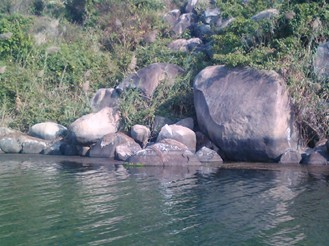
#> input picture Picture1.jpg, 329 x 246 px
$ python _code.py
#> lines starting #> are read from the running program, lines starting #| are printed output that depends on the picture
import cv2
import numpy as np
import matplotlib.pyplot as pl

def draw_hist(image):

    hist, bins = np.histogram(image.flatten(), 256, [0,256])

    cdf = hist.cumsum()
    cdf_normalized = cdf * hist.max() / cdf.max()

    cdf_m = np.ma.masked_equal(cdf, 0)
    cdf_m = (cdf_m - cdf_m.min()) * 255 / (cdf_m.max() - cdf_m.min())
    cdf = np.ma.filled(cdf_m, 0).astype('uint8')

    img_equal = cdf[image]

    pl.figure(figsize=(11, 6))
    pl.subplot(1, 3, 1)
    pl.hist(image.flatten(), 256, [0,256], color='r')
    pl.xlim([0, 256])
    pl.title('Histogram')
    pl.subplot(1, 3, 2)
    pl.hist(img_equal.flatten(), 256, [0,256], color='g')
    pl.xlim([0, 256])
    pl.title('Equal histogram')
    pl.show()

image_path = input("Path to the grayscale image: ")
#> the answer given: Picture1.jpg
test_image = cv2.imread(image_path, cv2.IMREAD_GRAYSCALE)
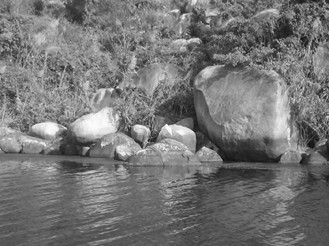
#> test_image: shape (246, 329); min 7, max 255, mean 117.3

draw_hist(test_image)
#> in draw_hist, `hist, bins = np.histogram(image.flatten(), 256, [0,256])`: hist = 256 values, max 885 at index 107, min 0 at index 0, mean 316.1; bins = 257 values from 0 to 256
#> in draw_hist, `cdf = hist.cumsum()`: cdf = 256 values from 0 to 80934
#> in draw_hist, `cdf_normalized = cdf * hist.max() / cdf.max()`: cdf_normalized = 256 values from 0 to 885
#> in draw_hist, `cdf = np.ma.filled(cdf_m, 0).astype('uint8')`: cdf = 256 values from 0 to 255
#> in draw_hist, `img_equal = cdf[image]`:
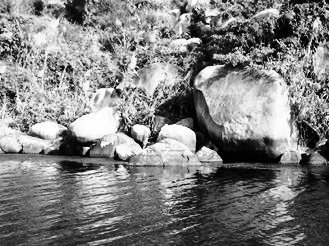
#> img_equal: shape (246, 329); min 0, max 255, mean 128
#> in draw_hist, `pl.show()`:
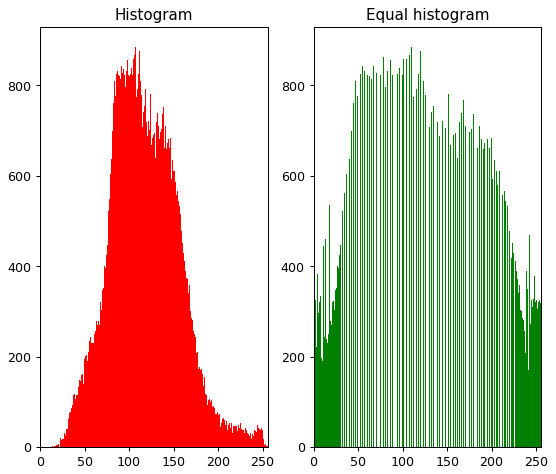
#> figure drawn by matplotlib, 2 panels; panel 1: tallest bar 885 high, from x = 107 to 108; panel 2: tallest bar 885 high, from x = 110 to 111

$ run again, on Picture2.png
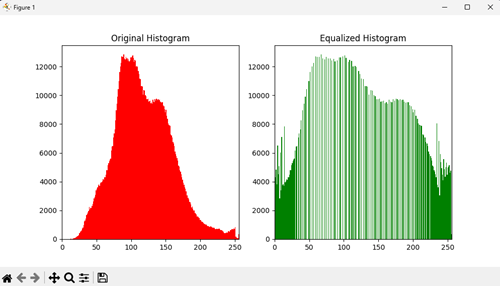
#> input picture Picture2.png, 500 x 286 px
#> `test_image = cv2.imread(image_path, cv2.IMREAD_GRAYSCALE)`:
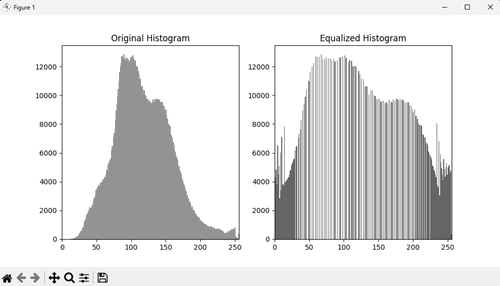
#> test_image: shape (286, 500); min 0, max 255, mean 226.5
#> hist = 256 values, max 83855 at index 255, min 0 at index 9, mean 558.6; bins = 257 values from 0 to 256
#> in draw_hist, `cdf = hist.cumsum()`: cdf = 256 values from 55 to 143000
#> cdf_normalized = 256 values from 32.25 to 83855
#> in draw_hist, `cdf = np.ma.filled(cdf_m, 0).astype('uint8')`: cdf = 256 values from 0 to 255
#> in draw_hist, `pl.show()`:
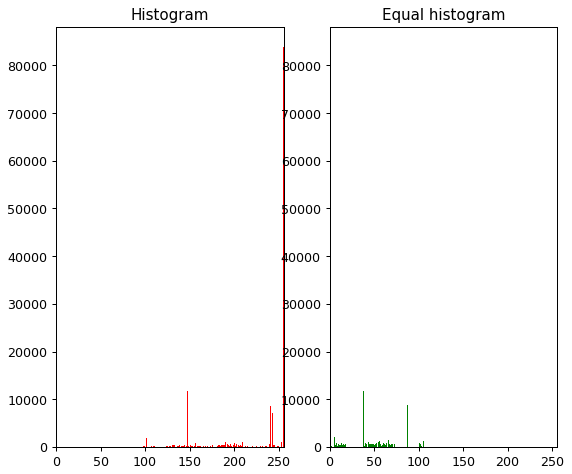
#> figure drawn by matplotlib, 2 panels; panel 1: tallest bar 83855 high, from x = 255 to 256; panel 2: tallest bar 83855 high, from x = 255 to 256

$ run again, on Picture3.png
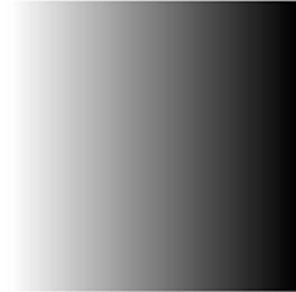
#> input picture Picture3.png, 296 x 292 px
#> hist = 256 values, max 1755 at index 255, min 6 at index 35, mean 337.6; bins = 257 values from 0 to 256
#> in draw_hist, `cdf = hist.cumsum()`: cdf = 256 values from 334 to 86432
#> cdf_normalized = 256 values from 6.78 to 1755
#> in draw_hist, `cdf = np.ma.filled(cdf_m, 0).astype('uint8')`: cdf = 256 values from 0 to 255
#> in draw_hist, `pl.show()`:
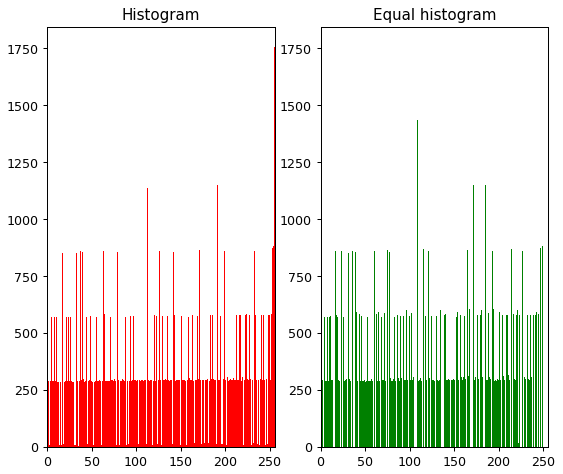
#> figure drawn by matplotlib, 2 panels; panel 1: tallest bar 1755 high, from x = 255 to 256; panel 2: tallest bar 1755 high, from x = 255 to 256
